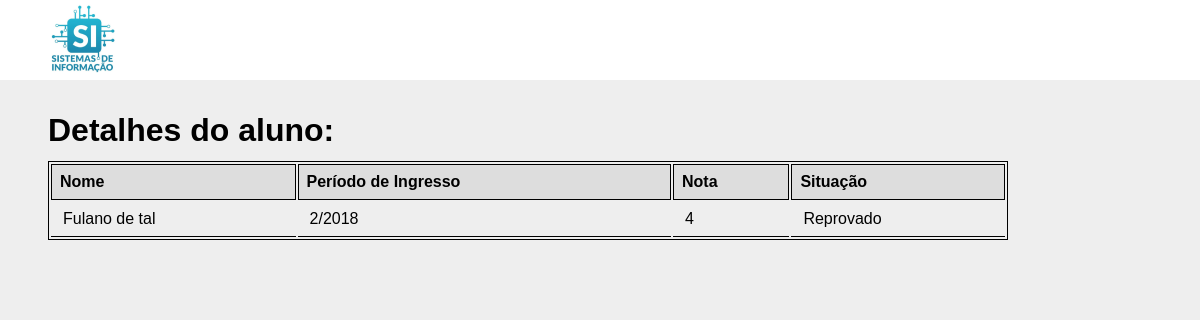
The app's page /aluno/2 with its own data.
### webapp/models.py (models this page shows, shortened)
class Aluno(models.Model):
    nome = models.CharField('Nome', max_length=100)
    periodo_ingresso = models.CharField('Perído de Ingresso', max_length=6)
    nota = models.CharField('Nota', max_length=5)
    situacao = models.CharField('Situação', max_length=20)

### webapp/views.py (the view)
# urls.py: path('aluno/<int:id>', aluno, name="aluno"),
def aluno(request, id):
    aluno = Aluno.objects.get(id=id)
    context = {
        'aluno': aluno
    }
    return render(request, 'aluno.html', context)

### webapp/templates/aluno.html (shortened to what this page needs)
{% load static %}
<!DOCTYPE html>
<html lang="pt-br">
<head>
    <link rel="stylesheet" href="{% static 'css/style.css' %}">
</head>
<body>
    <header>
        <a href="{% url 'index' %}"><img src="{% static 'img/logo.png' %}" alt="Logo"></a>
    </header>
    <h1>Detalhes do aluno:</h1>
    <table>
        <thead>
            <tr>
                <th>Nome</th>
                <th>Período de Ingresso</th>
                <th>Nota</th>
                <th>Situação</th>
            </tr>
        </thead>
        <tbody>
            <tr>
                <td><a href="{% url 'aluno' aluno.id %}">{{ aluno.nome }}</a></td>
                <td>{{ aluno.periodo_ingresso }}</td>
                <td>{{ aluno.nota }}</td>
                <td>{{ aluno.situacao }}</td>
            </tr>
        </tbody>
    </table>
</body>
</html>

### webapp/static/css/style.css (style rules this page uses)
* { margin: 0; padding: 0; box-sizing: border-box; }
body { font-family: sans-serif; background: #EEE; }
header { height: 80px; background: #FFF; padding-top: 4px; padding-left: 48px; }
h1 { margin-top: 32px; margin-bottom: 12px; padding-left: 48px; }
table { border: 1px solid #000; width: 960px; margin-left: 48px; }
thead { text-align: left; background: #DDD; }
table thead tr th { border: 1px solid #000; padding: 8px; }
table tbody tr td { border-bottom: 1px solid #000; padding: 8px; padding-left: 12px; }
table tbody tr td a { color: #000; text-decoration: none; }

### records on screen
Aluno: nome "Fulano de tal", periodo_ingresso "2/2018", nota "4", situacao "Reprovado"
